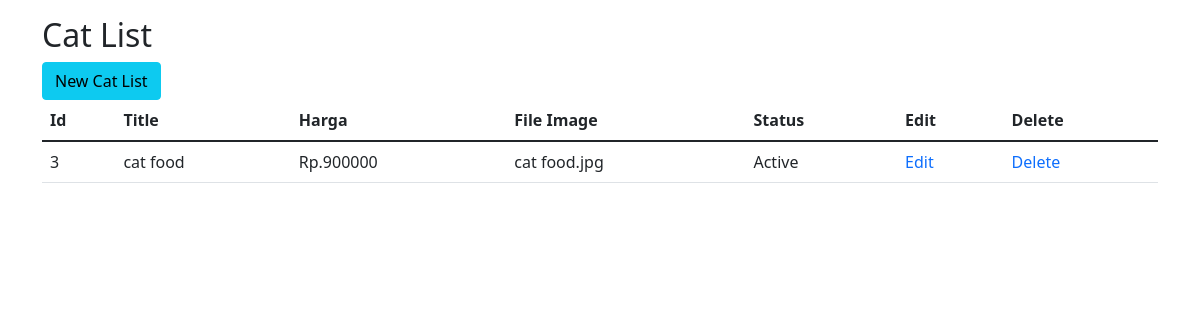
The app's page /cat_list.php with its own data.
### tables this page shows
CREATE TABLE `tb_cat` (
  `id` int(4) NOT NULL,
  `title` varchar(80) DEFAULT NULL,
  `harga` float DEFAULT NULL,
  `file_image` varchar(80) DEFAULT NULL,
  `file_video` varchar(80) DEFAULT NULL,
  `flag_active` tinyint(1) DEFAULT 1 COMMENT '1=Active |0= Not Active '
);

### cat_list.php (the view, shortened to what this page needs)
<!DOCTYPE html>
<html>
<head>
  <link href="https://cdn.jsdelivr.net/npm/bootstrap@5.1.3/dist/css/bootstrap.min.css" rel="stylesheet">
</head>
<body>
<?php
      require_once "connection.php";
 ?>
<div class="container mt-3">
  <h2>Cat List</h2>
  <a href="new_cat_list.php"><button type="button" class="btn btn-info"> New Cat List </button>  </a>
  <table class="table table-hover">
    <thead>
      <tr>
        <th>Id</th>
        <th>Title</th>
        <th>Harga</th>
		<th>File Image</th>
		<th>Status</th>
		<th>Edit</th>
		<th>Delete</th>
      </tr>
    </thead>
	<tbody>
	 <?php
	    $sSQL=" select * from tb_cat order by id ";
		$result = mysqli_query($conn,$sSQL);
		if (mysqli_num_rows($result)>0)
		{
		    while($row= mysqli_fetch_assoc($result))
			{
		           $id = $row['id'];
				   $harga= $row['harga'];
				   $file_image = $row['file_image'];
				   $flag_active = $row['flag_active'];
				   $title = $row['title'];
				   if ($flag_active=='1')
				       $status="Active";
				   else
				       $status= " Not Active";
		?>
			 <tr>
					<td><?php echo $id;?></td>
					<td><?php echo $title;?></td>
					<td>Rp.<?php echo $harga;?></td>
					<td><?php echo $file_image;?></td>
					<td><?php echo $status;?></td>
					<td><a href="edit_cat_list.php?id=<?php echo $id;?>" style="text-decoration:none">Edit</a></td>
					<td><a href="delete_cat.php?id=<?php echo $id;?>" style="text-decoration:none" onclick="return konfirmasi_hapus();">Delete</td>
      		</tr>
		<?php
			}
		}
	 ?>
   </tbody>
  </table>
</body>
</html>

### records on screen
tb_cat: id "3", title "cat food", harga "900000", file_image "cat food.jpg", flag_active "Active"
